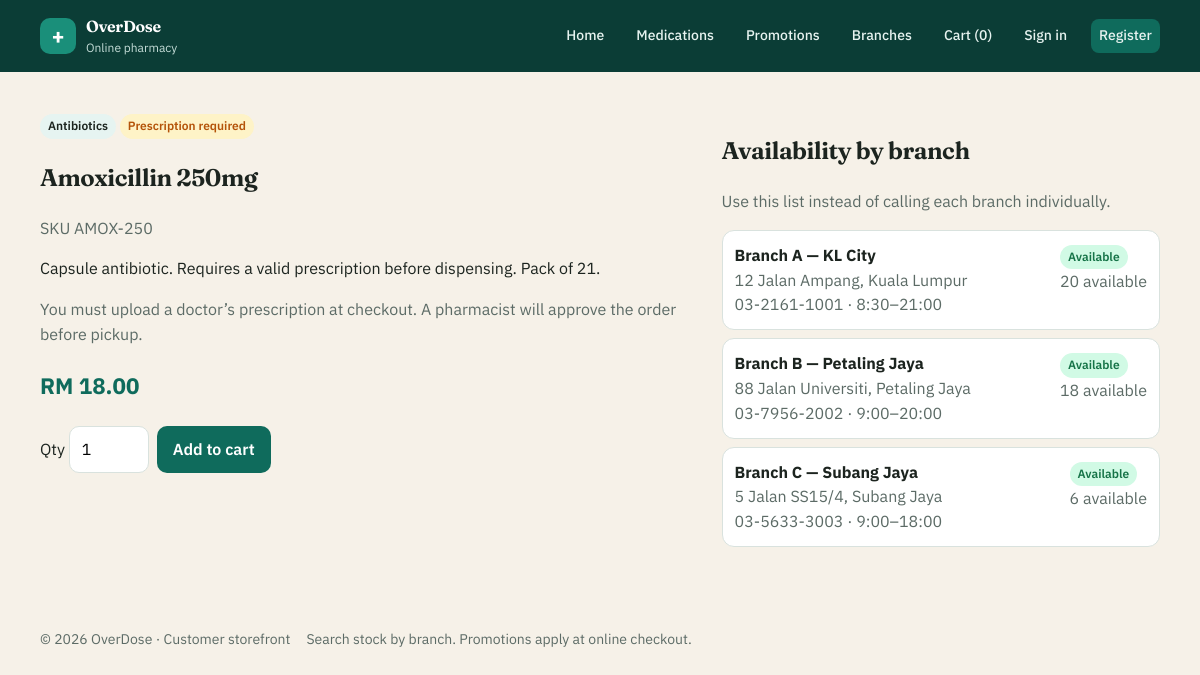
Page /pages/product.php?id=3 on the committed database.
### tables this page shows
CREATE TABLE products (
  id INT UNSIGNED NOT NULL AUTO_INCREMENT,
  category_id INT UNSIGNED NOT NULL,
  name VARCHAR(160) NOT NULL,
  sku VARCHAR(40) NOT NULL,
  description TEXT NOT NULL,
  unit_price DECIMAL(10,2) NOT NULL,
  image_path VARCHAR(255) NULL,
  is_active TINYINT(1) NOT NULL DEFAULT 1,
   
  requires_prescription TINYINT(1) NOT NULL DEFAULT 0,
  PRIMARY KEY (id),
  UNIQUE KEY uq_products_sku (sku),
  KEY idx_products_name (name),
  KEY idx_products_category (category_id),
  CONSTRAINT fk_products_category
    FOREIGN KEY (category_id) REFERENCES categories (id)
    ON UPDATE CASCADE ON DELETE RESTRICT
);

CREATE TABLE categories (
  id INT UNSIGNED NOT NULL AUTO_INCREMENT,
  name VARCHAR(80) NOT NULL,
  PRIMARY KEY (id),
  UNIQUE KEY uq_categories_name (name)
);

CREATE TABLE branches (
  id INT UNSIGNED NOT NULL AUTO_INCREMENT,
  name VARCHAR(120) NOT NULL,
  address VARCHAR(255) NOT NULL,
  phone VARCHAR(40) NOT NULL,
  opening_hours VARCHAR(120) NOT NULL DEFAULT '9:00–18:00',
  is_active TINYINT(1) NOT NULL DEFAULT 1,
  PRIMARY KEY (id)
);

### includes/helpers.php (called while the page is built, shortened)
<?php
function e(?string $value): string
{
    return htmlspecialchars((string) $value, ENT_QUOTES | ENT_SUBSTITUTE, 'UTF-8');
}
function money(float|string $amount): string
{
    return 'RM ' . number_format((float) $amount, 2);
}
function get_int(string $key, int $default = 0): int
{
    return filter_input(INPUT_GET, $key, FILTER_VALIDATE_INT) ?: $default;
}

### includes/catalog.php (called while the page is built, shortened)
<?php
function product_search_sql(): string
{
    return 'SELECT p.*, c.name AS category_name
            FROM products p
            INNER JOIN categories c ON c.id = p.category_id
            WHERE p.is_active = 1';
}
function find_product(mysqli $db, int $id): ?array
{
    return db_one(
        $db,
        product_search_sql() . ' AND p.id = ? LIMIT 1',
        'i',
        [$id]
    );
}
function product_availability(mysqli $db, int $productId): array
{
    return db_all(
        $db,
        'SELECT b.id, b.name, b.address, b.phone, b.opening_hours,
                COALESCE(s.quantity, 0) AS quantity,
                COALESCE(s.reserved_qty, 0) AS reserved_qty,
                GREATEST(0, CAST(COALESCE(s.quantity, 0) AS SIGNED) - CAST(COALESCE(s.reserved_qty, 0) AS SIGNED)) AS available
         FROM branches b
         LEFT JOIN branch_stock s ON s.branch_id = b.id AND s.product_id = ?
         WHERE b.is_active = 1
         ORDER BY b.name',
        'i',
        [$productId]
    );
}

### includes/db.php (called while the page is built, shortened)
<?php
function db_bind(mysqli_stmt $stmt, string $types, array $params): void
{
    if ($types === '') {
        return;
    }
    $refs = [];
    foreach ($params as $i => $value) {
        $refs[$i] = &$params[$i];
    }
    $stmt->bind_param($types, ...$refs);
}
function db_one(mysqli $db, string $sql, string $types = '', array $params = []): ?array
{
    $stmt = $db->prepare($sql);
    db_bind($stmt, $types, $params);
    $stmt->execute();
    $result = $stmt->get_result();
    $row = $result->fetch_assoc();
    return $row ?: null;
}
function db_all(mysqli $db, string $sql, string $types = '', array $params = []): array
{
    $stmt = $db->prepare($sql);
    db_bind($stmt, $types, $params);
    $stmt->execute();
    $result = $stmt->get_result();
    $rows = $result->fetch_all(MYSQLI_ASSOC);
    return $rows;
}

### includes/promotions.php (called while the page is built, shortened)
<?php
function best_promotion_for_product(mysqli $db, int $productId): ?array
{
    $rows = db_all(
        $db,
        'SELECT p.*
         FROM promotions p
         INNER JOIN promotion_products pp ON pp.promotion_id = p.id
         WHERE pp.product_id = ?
           AND p.is_active = 1
           AND CURDATE() BETWEEN p.start_date AND p.end_date',
        'i',
        [$productId]
    );
    if (!$rows) {
        return null;
    }
    $best = null;
    return $best;
}

### pages/product.php (the view, shortened to what this page needs)
<?php
$db = db();
$id = get_int('id');
$product = $id ? find_product($db, $id) : null;
$availability = product_availability($db, $id);
$promo = best_promotion_for_product($db, $id);
$price = (float) $product['unit_price'];
$discount = $promo ? promotion_discount_amount($promo, $price) : 0;
$needsRx = (int) ($product['requires_prescription'] ?? 0) === 1;
require dirname(__DIR__) . '/includes/header.php';
?>
<section class="section">
  <div class="container product-hero">
    <div>
      <span class="badge"><?= e($product['category_name']) ?></span>
      <?php if ($needsRx): ?><span class="badge badge-warn">Prescription required</span><?php endif; ?>
      <h1><?= e($product['name']) ?></h1>
      <p class="muted">SKU <?= e($product['sku']) ?></p>
      <p><?= e($product['description']) ?></p>
      <?php if ($needsRx): ?>
        <p class="muted">You must upload a doctor’s prescription at checkout. A pharmacist will approve the order before pickup.</p>
      <?php endif; ?>
      <p class="price" style="font-size:1.4rem">
        <?= e(money($price - $discount)) ?>
      </p>
      <form method="post" class="filters">
        <label>Qty
          <input type="number" name="qty" min="1" value="1" style="width:5rem">
        </label>
        <button class="btn" type="submit">Add to cart</button>
      </form>
    </div>
    <div>
      <h2>Availability by branch</h2>
      <p class="muted">Use this list instead of calling each branch individually.</p>
      <ul class="availability">
        <?php foreach ($availability as $row):
            $available = (int) ($row['available'] ?? $row['quantity']);
            $inStock = $available > 0;
            ?>
          <li>
            <div>
              <strong><?= e($row['name']) ?></strong>
              <div class="muted"><?= e($row['address']) ?></div>
              <div class="muted"><?= e($row['phone']) ?> · <?= e($row['opening_hours']) ?></div>
            </div>
            <div>
              <?php if ($inStock): ?>
                <span class="badge badge-ok">Available</span>
                <div class="muted"><?= $available ?> available</div>
              <?php else: ?>
                <span class="badge badge-danger">Out of stock</span>
              <?php endif; ?>
            </div>
          </li>
        <?php endforeach; ?>
      </ul>
    </div>
  </div>
</section>
<?php require dirname(__DIR__) . '/includes/footer.php'; ?>

### public/css/style.css (style rules this page uses)
:root { --teal-900: #0b3d36; --teal-700: #0f6b5c; --teal-500: #1a8f7a; --teal-100: #e6f4f1; --cream: #f6f1e8; --ink: #1c241f; --muted: #5c6b66; --card: #ffffff; --danger: #9b2c2c; --warning: #b45309; --ok: #157347; --line: #d9e2de; --shadow: 0 10px 30px rgba(11, 61, 54, 0.08); --radius: 16px; }
*, *::before, *::after { box-sizing: border-box; }
html { scroll-behavior: smooth; }
body { margin: 0; font-family: "IBM Plex Sans", system-ui, sans-serif; color: var(--ink); background: var(--cream); line-height: 1.55; }
h1, h2, h3, .brand strong { font-family: Fraunces, Georgia, serif; font-weight: 650; letter-spacing: -0.02em; }
.container { width: min(1120px, calc(100% - 32px)); margin-inline: auto; }
.search-bar input, .search-bar select, input[type="text"], input[type="email"], input[type="password"], input[type="number"], input[type="date"], select, textarea { width: 100%; padding: 10px 12px; border: 1px solid var(--line); border-radius: 10px; font: inherit; background: #fff; }
.section { padding:40px 0; }
.muted { color: var(--muted); }
.price { font-weight: 700; color: var(--teal-700); }
.badge { display: inline-block; font-size: 12px; font-weight: 600; padding: 3px 8px; border-radius: 999px; background: var(--teal-100); color: var(--ink) }
.badge-ok { background: #d1fae5; color: var(--ok); }
.badge-warn { background: #fef3c7; color: var(--warning); }
.btn, button.btn, input.btn { display: inline-flex; align-items: center; justify-content: center; background: var(--teal-700); color: #fff; border: 0; padding: 10px 16px; border-radius: 10px; text-decoration: none; font: inherit; font-weight: 600; cursor: pointer; }
.availability { list-style: none; padding: 0; margin: 0; display: grid; gap: 8px; }
.availability li { display: flex; justify-content: space-between; gap: 12px; padding: 12px; border: 1px solid var(--line); border-radius: 12px; background: #fff; }
.product-hero { display: grid; grid-template-columns: 1.2fr 0.8fr; gap: 24px; }
.filters { display: flex; flex-wrap: wrap; gap: 8px; margin-bottom: 16px; }

### rows in the picture
products: category.name "Antibiotics", name "Amoxicillin 250mg", sku "AMOX-250", description "Capsule antibiotic. Requires a valid prescription before dispensing. Pack of 21.", money($price-$discount) "RM 18.00"
branches: name "Branch A — KL City", address "12 Jalan Ampang, Kuala Lumpur", phone "03-2161-1001", opening_hours "8:30–21:00", available "20"
branches: name "Branch B — Petaling Jaya", address "88 Jalan Universiti, Petaling Jaya", phone "03-7956-2002", opening_hours "9:00–20:00", available "18"
branches: name "Branch C — Subang Jaya", address "5 Jalan SS15/4, Subang Jaya", phone "03-5633-3003", opening_hours "9:00–18:00", available "6"

### other values in the picture
APP_NAME "OverDose"
$brandTag "Online pharmacy"
cart_count() "0"
